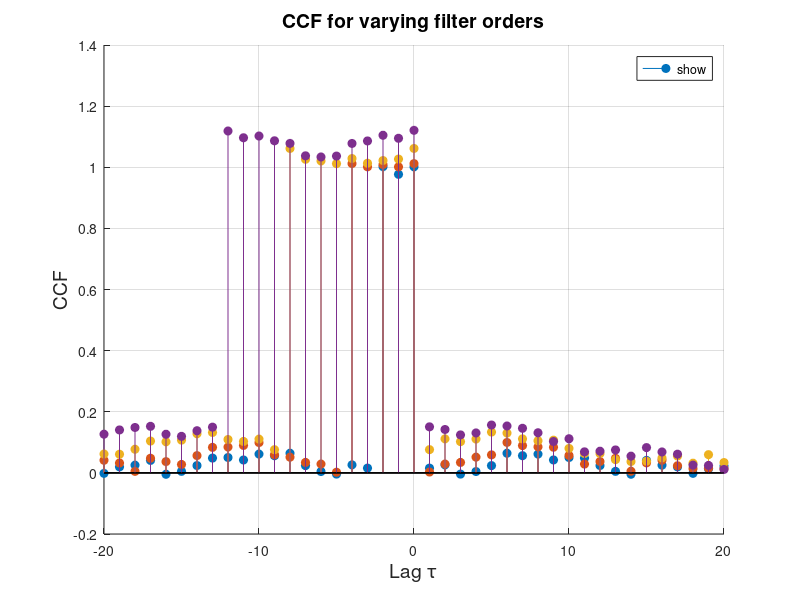

Here is the MATLAB script that generated this plot:
N = 5000;
rng(42);
x = randn(N, 1);         
sigma2 = var(x, 1);      

orders = [2 4 8 12];      

figure;
hold on;
for k = 1:numel(orders)
    p = orders(k);      
    M = p + 1;           
    h = ones(M, 1); % MA coefficients

    y = filter(h, 1, x);

    % Unbiased CCF estimate
    [r_xy, lags] = xcorr(x, y, 'unbiased');

    % Theoretical CCF
    r_th = zeros(size(r_xy));
    neg = (lags <= 0) & (lags >= -(M-1));
    r_th(neg) = sigma2 * h(-lags(neg) + 1);

    idx = (lags >= -20) & (lags <= 20);
    stem(lags(idx), r_xy(idx), 'filled', ...
        'DisplayName', sprintf('Est (order=%d)', p));

    h_hat = flipud(r_xy(neg) / sigma2);
    rel_err = norm(h_hat - h) / norm(h);
    fprintf('Order %d: relative h-hat error = %.3f\n', p, rel_err);
end
hold off;
xlabel('Lag \tau', 'FontSize', 14);
ylabel('CCF', 'FontSize', 14);
title('CCF for varying filter orders', 'FontSize', 14);
legend('show', 'Location', 'northeast');
grid on;
